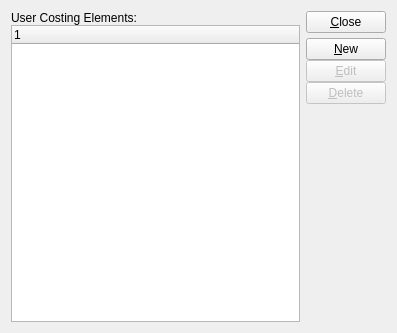
<?xml version="1.0" encoding="UTF-8"?>
<ui version="4.0">
 <comment>This file is part of the xTuple ERP: PostBooks Edition, a free and
open source Enterprise Resource Planning software suite,
Copyright (c) 1999-2019 by OpenMFG LLC, d/b/a xTuple.
It is licensed to you under the Common Public Attribution License
version 1.0, the full text of which (including xTuple-specific Exhibits)
is available at www.xtuple.com/CPAL.  By using this software, you agree
to be bound by its terms.</comment>
 <class>costingElements</class>
 <widget class="QWidget" name="costingElements">
  <property name="geometry">
   <rect>
    <x>0</x>
    <y>0</y>
    <width>397</width>
    <height>333</height>
   </rect>
  </property>
  <property name="windowTitle">
   <string>List User-Defined Costing Elements</string>
  </property>
  <layout class="QHBoxLayout">
   <item>
    <layout class="QVBoxLayout">
     <property name="spacing">
      <number>0</number>
     </property>
     <property name="margin">
      <number>0</number>
     </property>
     <item>
      <widget class="QLabel" name="_costelemLit">
       <property name="text">
        <string>User Costing Elements:</string>
       </property>
      </widget>
     </item>
     <item>
      <widget class="XTreeWidget" name="_costelem"/>
     </item>
    </layout>
   </item>
   <item>
    <layout class="QVBoxLayout">
     <property name="spacing">
      <number>5</number>
     </property>
     <property name="margin">
      <number>0</number>
     </property>
     <item>
      <widget class="QPushButton" name="_close">
       <property name="text">
        <string>&amp;Close</string>
       </property>
      </widget>
     </item>
     <item>
      <layout class="QVBoxLayout">
       <property name="spacing">
        <number>0</number>
       </property>
       <property name="margin">
        <number>0</number>
       </property>
       <item>
        <widget class="QPushButton" name="_new">
         <property name="text">
          <string>&amp;New</string>
         </property>
        </widget>
       </item>
       <item>
        <widget class="QPushButton" name="_edit">
         <property name="enabled">
          <bool>false</bool>
         </property>
         <property name="text">
          <string>&amp;Edit</string>
         </property>
        </widget>
       </item>
       <item>
        <widget class="QPushButton" name="_delete">
         <property name="enabled">
          <bool>false</bool>
         </property>
         <property name="text">
          <string>&amp;Delete</string>
         </property>
        </widget>
       </item>
      </layout>
     </item>
     <item>
      <spacer>
       <property name="orientation">
        <enum>Qt::Vertical</enum>
       </property>
       <property name="sizeType">
        <enum>QSizePolicy::Expanding</enum>
       </property>
       <property name="sizeHint" stdset="0">
        <size>
         <width>20</width>
         <height>20</height>
        </size>
       </property>
      </spacer>
     </item>
    </layout>
   </item>
  </layout>
 </widget>
 <layoutdefault spacing="6" margin="11"/>
 <customwidgets>
  <customwidget>
   <class>XTreeWidget</class>
   <extends>QTreeWidget</extends>
   <header>xtreewidget.h</header>
   <container>1</container>
  </customwidget>
 </customwidgets>
 <tabstops>
  <tabstop>_costelem</tabstop>
  <tabstop>_new</tabstop>
  <tabstop>_edit</tabstop>
  <tabstop>_delete</tabstop>
  <tabstop>_close</tabstop>
 </tabstops>
 <resources/>
 <connections>
  <connection>
   <sender>_costelem</sender>
   <signal>valid(bool)</signal>
   <receiver>_delete</receiver>
   <slot>setEnabled(bool)</slot>
   <hints>
    <hint type="sourcelabel">
     <x>20</x>
     <y>20</y>
    </hint>
    <hint type="destinationlabel">
     <x>20</x>
     <y>20</y>
    </hint>
   </hints>
  </connection>
  <connection>
   <sender>_costelem</sender>
   <signal>itemSelected(int)</signal>
   <receiver>_edit</receiver>
   <slot>animateClick()</slot>
   <hints>
    <hint type="sourcelabel">
     <x>20</x>
     <y>20</y>
    </hint>
    <hint type="destinationlabel">
     <x>20</x>
     <y>20</y>
    </hint>
   </hints>
  </connection>
  <connection>
   <sender>_costelem</sender>
   <signal>valid(bool)</signal>
   <receiver>_edit</receiver>
   <slot>setEnabled(bool)</slot>
   <hints>
    <hint type="sourcelabel">
     <x>20</x>
     <y>20</y>
    </hint>
    <hint type="destinationlabel">
     <x>20</x>
     <y>20</y>
    </hint>
   </hints>
  </connection>
  <connection>
   <sender>_close</sender>
   <signal>clicked()</signal>
   <receiver>costingElements</receiver>
   <slot>close()</slot>
   <hints>
    <hint type="sourcelabel">
     <x>20</x>
     <y>20</y>
    </hint>
    <hint type="destinationlabel">
     <x>20</x>
     <y>20</y>
    </hint>
   </hints>
  </connection>
 </connections>
</ui>
